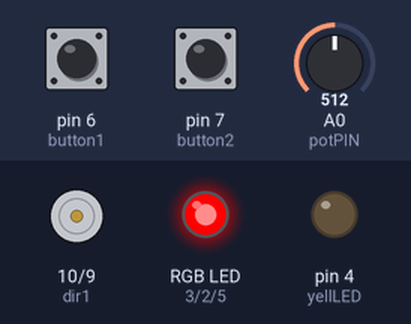
Recording of a sketch running on a simulated Arduino Uno, built with avr-gcc and run on an emulated ATmega328P. Shown: motor-driver pin pairs drawn as motors (green arrow = first pin HIGH = forward, orange = second pin HIGH = backward, longer = more drive, scaled by the enable pin), an RGB LED mixed from three pins (HIGH = lit), output pins drawn as LEDs (lit = HIGH). Inputs (shaded band) come from the test bench; at power-on: pin 6 (button1) HIGH, A0 (potPIN) = 512, pin 7 (button2) HIGH.

Above: at 1.2 s.
1.3 s: pin 6 (button1) pulled LOW for 0.15 s
At 2.89 s:
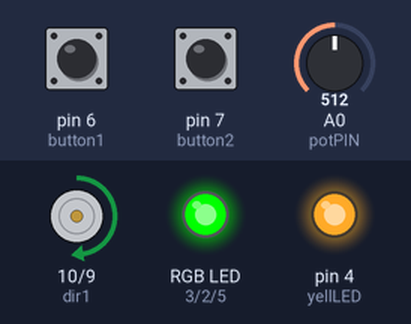
4.3 s: A0 (potPIN) set to 900
5.8 s: pin 7 (button2) pulled LOW for 0.15 s
At 6.8 s:
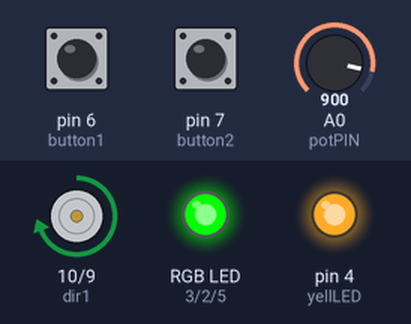
7.4 s: A0 (potPIN) set to 511
10.4 s: pin 6 (button1) pulled LOW for 1 s
At 12.6 s:
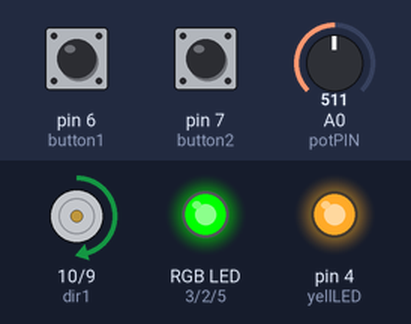
12.9 s: pin 7 (button2) pulled LOW for 1 s
At 13.07 s:
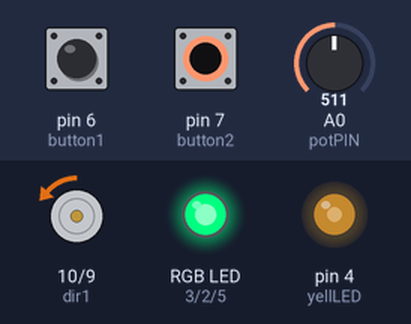
Timing chart, 0 to 15.9 s (numbered marks = the images above; inputs shaded):
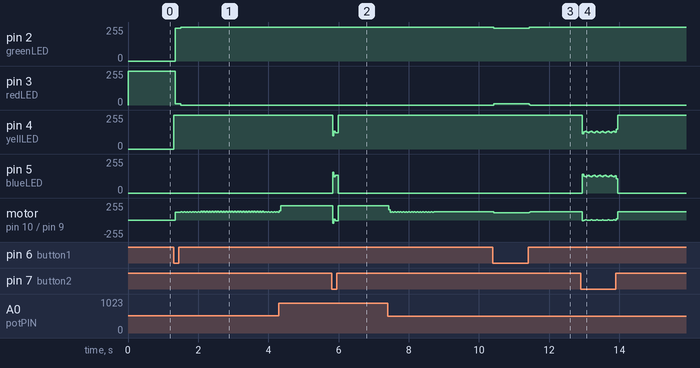

The sketch:

PWM_Motor_Control.ino
```cpp
// Set pin numbers
#define enPIN    11
#define dir1     10
#define dir2     9
#define redLED   3
#define greenLED 2
#define yellLED  4
#define blueLED  5
#define potPIN   A0
#define button1  6
#define button2  7

float delayMicro = 4000.0;

// Toggle booleans
bool motorOn   = false;
bool clockwise = false;

void setup() {
  // Set pin modes for input and output
  pinMode(enPIN,     OUTPUT);
  pinMode(dir1,      OUTPUT);
  pinMode(dir2,      OUTPUT);
  pinMode(button1,   INPUT_PULLUP);
  pinMode(button2,   INPUT_PULLUP);
  pinMode(redLED,    OUTPUT);
  pinMode(greenLED,  OUTPUT);
  pinMode(yellLED,   OUTPUT);
  pinMode(blueLED,   OUTPUT);
}

void loop() {
  float percent = (float)analogRead(potPIN) / 1023.0;
  float onTime = percent * delayMicro;
  float offTime = delayMicro - onTime;
  // Toggle motor on and direction based on button input
  if(digitalRead(button1) == LOW){
    if(motorOn){
      motorOn = false;
    } else {
      motorOn = true;
    }
  }
  if(digitalRead(button2) == LOW){
    if(clockwise){
      clockwise = false;
    } else {
      clockwise = true;
    }
  }
  // Based on booleans enable/disable motor and set direction
  if(motorOn){
    digitalWrite(greenLED, HIGH);
    digitalWrite(redLED, LOW);
    if(clockwise){
      digitalWrite(blueLED, HIGH);
      digitalWrite(yellLED, LOW);
      digitalWrite(dir1, LOW);
      digitalWrite(dir2, HIGH);
      digitalWrite(enPIN, HIGH);
      delayMicroseconds(onTime);
      digitalWrite(enPIN, LOW);
      delayMicroseconds(offTime);
    } else {
      digitalWrite(blueLED, LOW);
      digitalWrite(yellLED, HIGH);
      digitalWrite(dir2, LOW);
      digitalWrite(dir1, HIGH);
      digitalWrite(enPIN, HIGH);
      delayMicroseconds(onTime);
      digitalWrite(enPIN, LOW);
      delayMicroseconds(offTime);
    }
  } else {
    digitalWrite(greenLED, LOW);
    digitalWrite(redLED, HIGH);
    digitalWrite(dir1, LOW);
    digitalWrite(dir2, LOW);
  }
}
```

Measured:
- after the input at 1.3 s, pin 2 (greenLED): 0/255 → 245/255 after 0.05 s, → 255/255 0.16 s later; pin 3 (redLED): 255/255 → 10/255 after 0.05 s, → 0/255 0.16 s later; pin 4 (yellLED): 0/255 → 255/255 at once
- after the input at 5.8 s, pin 4 (yellLED): 255/255 → 123/255 at once, → 255/255 0.16 s later; pin 5 (blueLED): 0/255 → 132/255 at once, → 0/255 0.16 s later; motor on pin 10 (dir1) / pin 9 (dir2): forward 211/255 → backward 9/255 at once, → forward 211/255 0.16 s later
- after the input at 10.4 s, pin 2 (greenLED): 255/255 → 244/255 at once, → 255/255 1.0 s later; pin 3 (redLED): 0/255 → 11/255 at once, → 0/255 1.0 s later; motor on pin 10 (dir1) / pin 9 (dir2): forward 124/255 → forward 109/255 at once, → forward 122/255 1.0 s later
